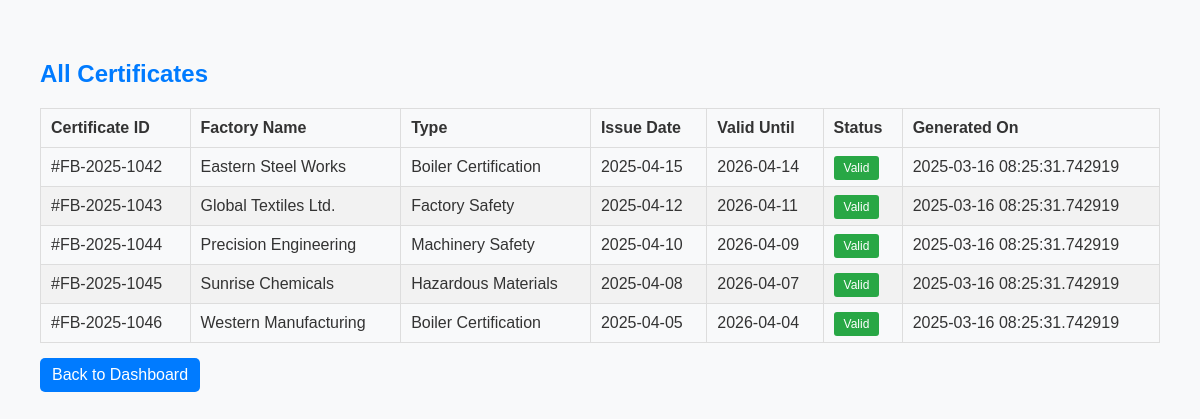
Page /view_all_e_1.php on the committed database.
### tables this page shows
CREATE TABLE `safety_certifications` (
  `certificate_id` varchar(20) NOT NULL,
  `factory_name` varchar(100) DEFAULT NULL,
  `type` varchar(50) DEFAULT NULL,
  `issue_date` date DEFAULT NULL,
  `valid_until` date DEFAULT NULL,
  `status` varchar(10) DEFAULT NULL,
  `status_class` varchar(20) NOT NULL,
  `generated_on` timestamp(6) NOT NULL DEFAULT current_timestamp(6)
);

### view_all_e_1.php (the view, shortened to what this page needs)
<?php
require 'config_employee.php';
try {
    $stmt = $pdo->query("SELECT * FROM safety_certifications ORDER BY issue_date DESC");
    $certificates = $stmt->fetchAll(PDO::FETCH_ASSOC);
} catch (PDOException $e) {
    die("Database error: " . $e->getMessage());
}
?>
<!DOCTYPE html>
<html lang="en">
<head>
    <link rel="stylesheet" href="style_V.css">
</head>
<body>
<h2>All Certificates</h2>
<table border="1">
    <thead>
        <tr>
            <th>Certificate ID</th>
            <th>Factory Name</th>
            <th>Type</th>
            <th>Issue Date</th>
            <th>Valid Until</th>
            <th>Status</th>
            <th>Generated On</th>
        </tr>
    </thead>
    <tbody>
        <?php foreach ($certificates as $certificate): ?>
        <tr>
            <td><?php echo htmlspecialchars($certificate['certificate_id']); ?></td>
            <td><?php echo htmlspecialchars($certificate['factory_name']); ?></td>
            <td><?php echo htmlspecialchars($certificate['type']); ?></td>
            <td><?php echo htmlspecialchars($certificate['issue_date']); ?></td>
            <td><?php echo htmlspecialchars($certificate['valid_until']); ?></td>
            <td><span class="badge bg-<?php echo htmlspecialchars($certificate['status_class']); ?>">
                <?php echo htmlspecialchars($certificate['status']); ?></span></td>
            <td><?php echo htmlspecialchars($certificate['generated_on']); ?></td>
        </tr>
        <?php endforeach; ?>
    </tbody>
</table>
<a href="employment.php">Back to Dashboard</a>
</body>
</html>

### style_V.css (style rules this page uses)
body { font-family: Arial, sans-serif; margin: 20px; padding: 20px; background-color: #f8f9fa; color: #333; }
h2 { color: #007bff; }
.badge { padding: 5px 10px; border-radius: 5px; font-size: 14px; color: #fff; }
.bg-success { background-color: #28a745; }
a { display: inline-block; text-decoration: none; color: #fff; background-color: #007bff; padding: 8px 12px; border-radius: 5px; margin-top: 15px; }

### view_all_e_1.php (style rules this page uses)
table { width: 100%; border-collapse: collapse; margin-top: 20px; font-family: Arial, sans-serif; }
th, td { border: 1px solid #ddd; padding: 10px; text-align: left; }
th { background-color: #f8f9fa; }
tr:nth-child(even) { background-color: #f2f2f2; }
.badge { padding: 5px 10px; border-radius: 3px; font-size: 12px; }
.bg-success { background-color: #28a745; color: white; }

### rows in the picture
safety_certifications: certificate_id "#FB-2025-1042", factory_name "Eastern Steel Works", type "Boiler Certification", issue_date "2025-04-15", valid_until "2026-04-14", status "Valid", generated_on "2025-03-16 08:25:31.742919"
safety_certifications: certificate_id "#FB-2025-1043", factory_name "Global Textiles Ltd.", type "Factory Safety", issue_date "2025-04-12", valid_until "2026-04-11", status "Valid", generated_on "2025-03-16 08:25:31.742919"
safety_certifications: certificate_id "#FB-2025-1044", factory_name "Precision Engineering", type "Machinery Safety", issue_date "2025-04-10", valid_until "2026-04-09", status "Valid", generated_on "2025-03-16 08:25:31.742919"
safety_certifications: certificate_id "#FB-2025-1045", factory_name "Sunrise Chemicals", type "Hazardous Materials", issue_date "2025-04-08", valid_until "2026-04-07", status "Valid", generated_on "2025-03-16 08:25:31.742919"
safety_certifications: certificate_id "#FB-2025-1046", factory_name "Western Manufacturing", type "Boiler Certification", issue_date "2025-04-05", valid_until "2026-04-04", status "Valid", generated_on "2025-03-16 08:25:31.742919"
